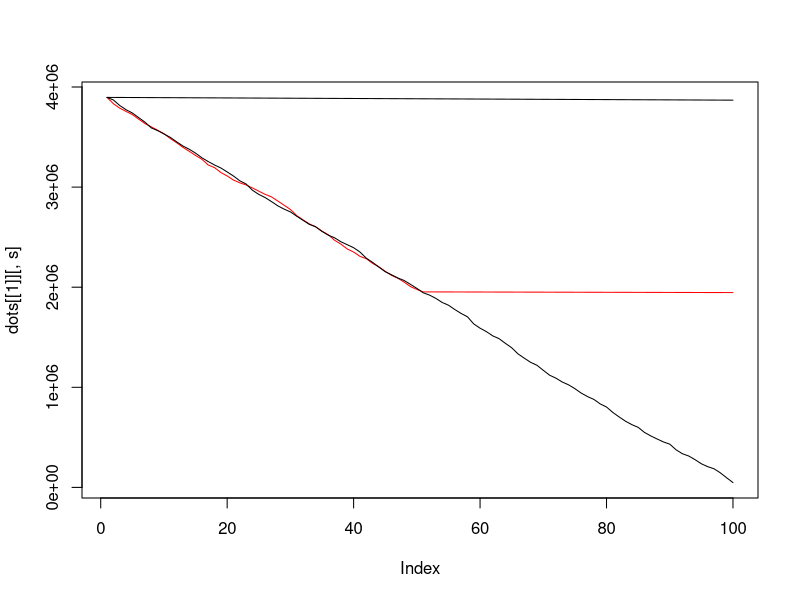
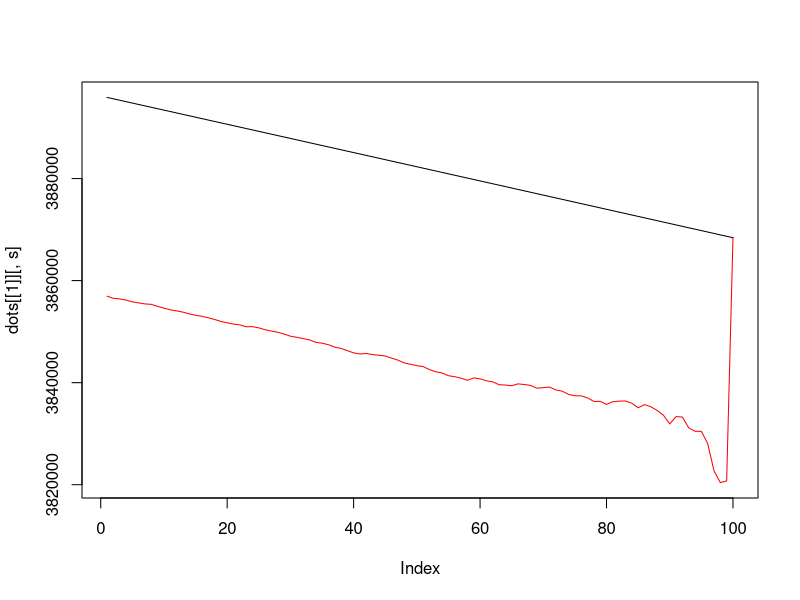

Source code (R) for these figures, in order:
initialise_parameters <- function(){
  params = list()
  params$time_steps = 100 #number of timesteps simulation will be run
  params$ecology_size = 250 #ecology array size (square dimension) to be broken up into regions and land parcels  
  params$region_num_x = 1 #numnber of regions in x
  params$region_num_y = 1 #numnber of regions in y
  params$region_num = params$region_num_x*params$region_num_y
  params$parcel_num_x = 10 #numnber of parcels in x
  params$parcel_num_y = 10 #numnber of parcels in x
  
  params$min_eco_val = 0  #minimum allowable ecological value of smallest ecological element (pixel)
  params$max_eco_val = 100 #maximum "   "     "           "
  params$min_initial_eco_val = 40 #minimum allowable initial ecological value of smallest ecological element (pixel)
  params$max_initial_eco_val = 80 #maximum "   "     "           "
  params$initial_eco_noise = 10 #how much initial variation in pixels per land parcel
  
  params$offset_multiplier = 1 #multiply developed parcel value by this value to determine value to offset
  params$max_developments = 1 #maximum number of developments per year 
  params$develop_every = 1  #how often the policy is implemented
  
  params$max_decline_rate = 0.0002 #max regional decline rate parameter used in logisitic equation
  params$offset_rate = 1e-10 #rate of improvement in land parcel after parcel is offset according to logisitic equation
  
  params$perform_offsets = TRUE
  params$offset_policy = 'save'
  params$parcel_selection_type = 'regional' #'regional' - select offset parcel from same region as developed parcel
                                            #'national' - select offset parcel from any region
  params$offset_selection_type = 'current' #'current' - use current value of offset parcel as offset metric
                                             #'predicted' - use predicted value (i.e. the value the parcel would attain if the parcel was offset) as offset metric
                                        
  params$predict_offset_mode = 'gains'       #'saved' - use final predicted value of saved parcel as offset metric
                                             #'gains' - use final predicted value of saved parcel relative to counterfactual as offset metric
  params$dev_val_type = 'current'         #'current' - use current value of development parcel to determine offset 
                                            #'predicted' - use predicted value (i.e. the value the parcel would attain if the parcel was NOT developed) to determine offset
  
  params$offset_action_type = 'match' #match - try to match offset parcel to the development value
                                      #sum - find the highest offset parcel then if there is any left over find the next highest etc. 

  params$region_dev_num = sample(1:params$max_developments, params$region_num, replace = T)   #number of developments that occur per region per development cycle
  if (params$region_num > 1){
    params$mean_decline_rates = -params$max_decline_rate*runif((params$region_num - 1))     #set up regions composed of land parcels with decline rates distributed according to the 
    params$mean_decline_rates = c(params$mean_decline_rates, params$max_decline_rate)
  } else {params$mean_decline_rates = -params$max_decline_rate}
  
  #specified mean (params$mean_decline_rates) and std dev (params$decline_rate_std)
  #params$decline_rate_std = 0.1*params$max_decline_rate*runif((params$region_num))
  params$decline_rate_std = 0.5*params$max_decline_rate
  return(params)
}

split_vector <- function(N, M, sd) {
  min_width = 3;
  vec <- rnorm(N, M/N, sd)
  if (abs(sum(vec)) < 0.01) vec <- vec + 1
  vec <- round(vec / sum(vec) * M)
  deviation <- M - sum(vec)
  for (. in seq_len(abs(deviation))) {
    vec[i] <- vec[i <- sample(N, 1)] + sign(deviation)
  }
  while (any(vec <= min_width)) {
    negs <- vec <= min_width
    pos  <- vec > min_width
    vec[negs][i] <- vec[negs][i <- sample(sum(negs), 1)] + 1
    vec[pos][i]  <- vec[pos ][i <- sample(sum(pos ), 1)] - 1
  }
  vec
}


initialise_shape_parcels <- function(params){
  parcels = list()
  parcel_num_x = params$parcel_num_x
  parcel_num_y = params$parcel_num_y
  parcel_vx = split_vector(parcel_num_x, params$ecology_size, 5)
  parcel_vy = split_vector(parcel_num_y, params$ecology_size, 5)
  
  pixel_indexes = 1:(params$ecology_size*params$ecology_size)
  dim(pixel_indexes) = c(params$ecology_size, params$ecology_size)
  land_parcels = mcell(pixel_indexes, parcel_vx, parcel_vy) #split the ecology array into a series of subarrays with dimensions sz_x by sz_y
  land_parcel_num = length(land_parcels$elements) #total number of parcels
  parcel_indexes = 1:land_parcel_num #index all parcels
  dim(parcel_indexes) = c(parcel_num_y, parcel_num_x) #arrange indicies into array with dimensions of land parcels
  region_vx = split_vector(params$region_num_x, parcel_num_x, 1) 
  region_vy = split_vector(params$region_num_y, parcel_num_y, 1)
  
  regions = mcell(parcel_indexes, region_vx, region_vy)
  
  region_num = length(regions$elements)
  parcels$land_parcel_num = land_parcel_num
  parcels$land_parcels = land_parcels$elements
  parcels$land_parcel_dims = land_parcels$dims
  parcels$regions = regions$elements
  parcels$region_dims = regions$dims
  parcels$region_num = region_num
  parcels$parcel_vx = parcel_vx
  parcels$parcel_vy = parcel_vy
  
  return(parcels)
}


initialise_index_object <- function(parcels){
  index_object = list()
  index_object$ind_available = parcels$regions
  index_object$break_flag = FALSE
  return(index_object)
}

initialise_ecology <- function(params, parcels){
  land_parcels = parcels$land_parcels
  land_parcel_num = parcels$land_parcel_num
  ecology_initial = matrix(1,params$ecology_size,params$ecology_size)
  
  for (s in 1:land_parcel_num){
    initial_parcel_value = params$min_initial_eco_val + (params$max_initial_eco_val - params$min_initial_eco_val - params$initial_eco_noise)*runif(1) 
    inds = parcels$land_parcels[[s]]
    dim(inds) = c(1, length(inds))
    ecology_initial[inds] = ecology_initial[inds]*initial_parcel_value
  }
  ecology_initial = ecology_initial + params$initial_eco_noise*matrix(runif(params$ecology_size*params$ecology_size),params$ecology_size,params$ecology_size)
  return(ecology_initial)
}

initialise_offset_object <- function(){
  object = list()
  object$current_parcel = list()
  object$current_parcel_vals = list()
  return(object)
}


mcell <- function(x, vx, vy){
  
  rowsizes = vy;
  colsizes = vx;
  rows = length(rowsizes);
  cols = length(colsizes);

  a = 1
  B = vector('list', rows*cols)
  colStart = 0
  for (i in 1:cols){
    rowStart = 0
    for (j in 1:rows){
      B[[a]] = x[rowStart+(1:rowsizes[j]), colStart+(1:colsizes[i])]
      rowStart = rowStart + rowsizes[j]
      a = a + 1
    }
    colStart = colStart + colsizes[i]
  }
  
  parcel = list()
  parcel$dims = c(length(vy), length(vx))
  parcel$elements = B
  return(parcel)
  
}  

ind2sub <- function(rows, ind){
  rw = ((ind-1) %% rows) + 1 
  cl = floor((ind-1) / rows) + 1
  loc = c(rw, cl)
  return(loc)
}

ecology_change_function <- function(pos_y, params, rate, t){
  mn = params$min_eco_val
  mx = params$max_eco_val
  t_sh = -1/rate * log( ((pos_y - mn)/(mx - pos_y)))
  ecology_change_function = mn + (mx - mn)/(1 + exp(-rate*( t - t_sh)))
}

ecology_change_function_vectorised <- function(parcel_vals, params, curve_rate, time_remaining){
  time_array = matrix(rep(time_remaining, length(parcel_vals)), ncol = length(parcel_vals))
  mn = params$min_eco_val
  mx = params$max_eco_val
  t_sh = -1/curve_rate * log( ((parcel_vals - mn)/(mx - parcel_vals)))
  t_sh_array = matrix(rep(t_sh, length(time_remaining)), ncol = length(time_remaining))
  t_sh_array <- t(t_sh_array)
  ecology_change_function = mn + (mx - mn)/(1 + exp(-curve_rate*( time_array - t_sh_array)))
}




build_decline_rates <- function(region_num, regions, params){
  decline_rates = vector('list', region_num)
  
  for (region_ind in 1:region_num){ 
    current_region = regions[[region_ind]]
    current_parcel_num = length(current_region)    
    decline_params = c(length(current_region), params$mean_decline_rates[region_ind], params$decline_rate_std) #params$decline_rate_std[region_ind])
    current_decline_rates = matrix(rnorm(decline_params[1], mean = decline_params[2], sd = decline_params[3]), ncol = ncol(current_region))
    decline_rates[[region_ind]] = current_decline_rates
  }
  return(decline_rates)
}


build_counterfactuals <- function(region_num, regions, params, decline_rates, land_parcels, ecology_initial, time_vec){
  elements = array(0, c(params$ecology_size, params$ecology_size, params$time_steps))
  for (region_ind in 1:region_num){ 
    current_parcel_pool = regions[[region_ind]]
    current_parcel_num = length(current_parcel_pool)    
    current_decline_rates = decline_rates[[region_ind]]
    
    for (parcel_ind in 1:current_parcel_num){
      current_parcel_ind = current_parcel_pool[parcel_ind]
      current_parcel = land_parcels[[current_parcel_ind]]
      current_dec_rate = current_decline_rates[parcel_ind]      
      predicted_traj = ecology_change_function_vectorised(ecology_initial[current_parcel], params, current_dec_rate, time_vec)
      for (pix_ind in 1:length(current_parcel)){
        loc = ind2sub(params$ecology_size, current_parcel[pix_ind])
        elements[loc[1], loc[2], 1:params$time_steps] = predicted_traj[, pix_ind]        
      }
    }
  }
  return(elements)
}

initialise_counterfactuals_vectorised <- function(params, parcels){
  counterfactuals = list() 
  ecology_initial <- initialise_ecology(params, parcels)
  
  region_num = parcels$region_num
  regions = parcels$regions
  land_parcels = parcels$land_parcels
  time_vec = 1:params$time_steps 
  
  decline_rates = build_decline_rates(parcels$region_num, parcels$regions, params)
  elements = build_counterfactuals(region_num, regions, params, decline_rates, land_parcels, ecology_initial, time_vec)
  final_ecology = elements[, , params$time_steps]
  final_parcel_vals = find_current_parcel_vals(parcels, final_ecology, 1:length(land_parcels))
  
  counterfactuals$final_parcel_vals = final_parcel_vals
  counterfactuals$final_ecology = final_ecology
  counterfactuals$elements = elements
  counterfactuals$decline_rates = decline_rates
  return(counterfactuals)
}




initialise_outputs <- function(params, counterfactuals, parcels){
  parcel_num_x = length(parcels$parcel_vx)
  parcel_num_y = length(parcels$parcel_vy)
  outputs = list()
  outputs$trajectories = counterfactuals$elements
  outputs$adjusted_counterfactuals = counterfactuals$elements
  outputs$parcel_sets = list()
  outputs$parcel_sets$dev_count = 1
  return(outputs)
  
}


update_development_object <- function(params, ind_available, parcels, yr, current_ecology, final_ecology){
  development_object = list()
  land_parcels = parcels$land_parcels
  parcel_index = ind_available[sample(1:length(ind_available), 1)]
  current_parcel = land_parcels[[parcel_index]]
  current_parcel_val = sum(current_ecology[current_parcel])
  if (params$dev_val_type == 'current'){
    parcel_val_to_use = current_parcel_val
  } else if (params$dev_val_type == 'predicted'){
    parcel_val_to_use= sum(final_ecology[current_parcel])
  }
  
  development_object$parcel_index = parcel_index
  development_object$current_parcel_val = current_parcel_val
  development_object$parcel_val_to_use = parcel_val_to_use
  development_object$current_parcel = current_parcel
  return(development_object)
}


update_index <- function(index_object, current_parcel_indexes, region_ind, params){
  
  ind_available = index_object$ind_available[[region_ind]]
  ind_available <- setdiff(ind_available, current_parcel_indexes) #remove development parcel from available list   
  if (length(ind_available) < params$region_dev_num[[region_ind]] ){   
    break_flag = TRUE
  } else {break_flag = FALSE}
  
  index_object$ind_available[[region_ind]] = ind_available
  index_object$break_flag = break_flag
  
  return(index_object)
  
}

write_development_trajectory <- function(trajectories, counterfactuals, development_object, current_ecology, params, yr){
  
  current_parcel = development_object$current_parcel
  dim(current_parcel) = c(1, length(current_parcel))
  for (pix_ind in current_parcel){
    loc = ind2sub(params$ecology_size, pix_ind)
    trajectories[loc[1], loc[2], (yr + 1):params$time_steps] = 0
  }   
  return(trajectories)
}


find_offset_pool <- function(index_object, region_ind, params, parcels, current_ecology, time_remaining, final_ecology){
  
  offset_pool = list()
  current_offset_pool = index_object$ind_available[[region_ind]]
  current_parcel_vals <- find_current_parcel_vals(parcels, current_ecology, current_offset_pool)
  
  if (params$offset_selection_type == 'predicted'){   #determine predicted offset parcel values for each remaining parcel
    parcel_vals_to_use <- predict_final_parcel_vals(parcels, current_offset_pool, current_ecology, params, params$offset_rate, time_remaining)
    if (params$predict_offset_mode == 'gains'){
      parcel_vals_to_use = parcel_vals_to_use - counterfactuals$final_parcel_vals[current_offset_pool]
    }
    
  } else if (params$offset_selection_type == 'current'){
    parcel_vals_to_use = current_parcel_vals
  }
  
  offset_pool$current_parcel_pool = current_offset_pool
  offset_pool$current_parcel_vals = current_parcel_vals
  offset_pool$parcel_vals_to_use = parcel_vals_to_use
    
  return(offset_pool)
}


predict_final_parcel_vals <- function(parcels, parcel_pool, current_ecology, params, curve_rate, time_remaining){
  
  land_parcels = parcels$land_parcels
  predicted_parcel_vals = array(0, length(parcel_pool))  
  predicted_parcel_trajs = predict_parcel_trajectories(parcels, parcel_pool, params, current_ecology, curve_rate, time_remaining)
  predicted_parcel_vals = predicted_parcel_trajs[, length(time_remaining)]                                  
  return(predicted_parcel_vals)  
  
}

predict_parcel_trajectories <- function(parcels, parcel_pool, params, current_ecology, curve_rate, time_remaining){
  
  land_parcels = parcels$land_parcels
  predicted_parcel_trajs = array(0, c(length(parcel_pool), length(time_remaining)))
  
  for (parcel_ind in 1:length(parcel_pool)){
    current_parcel_ind = parcel_pool[parcel_ind]
    current_parcel = land_parcels[[current_parcel_ind]]
    predicted_pixel_trajs = ecology_change_function_vectorised(current_ecology[current_parcel], params, curve_rate, time_remaining)
    predicted_parcel_trajs[parcel_ind, ] = rowSums(predicted_pixel_trajs)
  }
  
  return(predicted_parcel_trajs)
  
}

update_offset_object <- function(offset_pool, params, parcels, development_val, yr, current_ecology){      
  
  offset_object = list()
  current_offset_pool = offset_pool$current_parcel_pool
  parcel_vals_to_use = offset_pool$parcel_vals_to_use  
  land_parcels = parcels$land_parcels
  val_to_match = params$offset_multiplier*development_val
 
  parcel_vals_used = vector()
  parcel_indexes = vector()
  
  if (sum(parcel_vals_to_use)<val_to_match){
    offset_object$break_flag = TRUE
    return(offset_object)
  }  else {offset_object$break_flag = FALSE}
  
#  err = abs(val_to_match - parcel_vals_to_use)
#  best_ind = which(err == min(err))
#  parcel_indexes = current_offset_pool[best_ind]
  
  while (val_to_match > 0){
    err = val_to_match - parcel_vals_to_use
    if ( all(err > 0) ){
      max_ind = which(parcel_vals_to_use == max(parcel_vals_to_use))
      parcel_indexes = c(parcel_indexes, current_offset_pool[max_ind])
      parcel_vals_used = c(parcel_vals_used, parcel_vals_to_use[max_ind])
      val_to_match = val_to_match - parcel_vals_to_use[max_ind]     
      current_offset_pool = current_offset_pool[-max_ind]
      parcel_vals_to_use = parcel_vals_to_use[-max_ind]
    } else{
      max_ind = which(err == max(err[which(err <= 0)]))
      parcel_indexes = c(current_offset_pool[max_ind], parcel_indexes)
      parcel_vals_used = c(parcel_vals_used, parcel_vals_to_use[max_ind])
      break
    }
  }
  
  parcel_num = length(parcel_indexes)
  offset_object$current_parcels = list()
  offset_object$current_parcel_vals = array(0, parcel_num)
  
  for (parcel_ind in 1:parcel_num){
    current_parcel = land_parcels[[parcel_indexes[parcel_ind]]]
    offset_object$current_parcels[[parcel_ind]] = current_parcel
    offset_object$current_parcel_vals[parcel_ind] = sum(current_ecology[current_parcel])
  }  
  
  offset_object$current_parcel_indexes = parcel_indexes
  offset_object$parcel_vals_used = parcel_vals_used
  return(offset_object)  
}

write_null_offset_object <- function(){
  offset_object = list()
  offset_object$current_parcel_indexes = list()
  offset_object$current_parcel_vals = list()
  offset_object$parcel_vals_used = list()
  return(offset_object)
}



write_offset_trajectory_vectorised <- function(trajectories, offset_object, current_ecology, params, time_remaining, yr){
  current_parcels = offset_object$current_parcels
  offset_rate = params$offset_rate
  
  parcel_num = length(offset_object$current_parcels)
  for (parcel_ind in 1:parcel_num){
    current_parcel = current_parcels[[parcel_ind]]
    predicted_traj = ecology_change_function_vectorised(current_ecology[current_parcel], params, offset_rate, time_remaining)
    for (pix_ind in 1:length(current_parcel)){
      loc = ind2sub(params$ecology_size, current_parcel[pix_ind])
      trajectories[loc[1], loc[2], yr:params$time_steps] = predicted_traj[, pix_ind]        
    }
  }
  return(trajectories)
}


find_current_parcel_vals <- function(parcels, current_ecology, parcel_indexes){
  
  land_parcels = parcels$land_parcels
  parcel_num = length(parcel_indexes)
  current_parcel_vals = rep(0, parcel_num)
  
  for (s in 1:parcel_num){
    parcel_ind = parcel_indexes[s]
    current_parcel = land_parcels[[parcel_ind]]
    current_parcel_vals[s] = sum(current_ecology[current_parcel])
  }
  return(current_parcel_vals)
}





predict_parcels_vectorised <- function(region_ind, parcels, ind_available, current_ecology, params, time_remaining, final_ecology){
  
  offset_rate = params$offset_rate
  land_parcels = parcels$land_parcels
  predicted_parcel_vals = array(0, length(ind_available))
  
  for (s in 1:length(ind_available)){
    current_ind = ind_available[s]
    current_parcel = land_parcels[[current_ind]]
    predicted_trajs = ecology_change_function_vectorised(current_ecology[current_parcel], params, offset_rate, time_remaining)
    predicted_parcel_vals[s] = sum(predicted_trajs[nrow(predicted_trajs), ])
  }
  
  return(predicted_parcel_vals)
  
}




find_parcel_trajectory <- function(parcels, parcel_ind, params, trajectories){
  land_parcels = parcels$land_parcels
  current_parcel = land_parcels[[parcel_ind]]
  parcel_traj = array(0, params$time_steps)
  
  for (yr in 1:params$time_steps){ #determine net regional offsets, net regional development_losses
    current_slice = trajectories[ , , yr]
    parcel_traj[yr] = sum(current_slice[current_parcel])
  }
  return(parcel_traj)
}


find_parcel_trajectories <- function(parcels, parcel_indexes, params, trajectories){
  land_parcels = parcels$land_parcels
  parcel_trajs = array(0, c(length(parcel_indexes), params$time_steps))
  
  for (parcel_ind in 1:length(parcel_indexes)){
    current_ind = parcel_indexes[parcel_ind]
    parcel_trajs[parcel_ind, ] = find_parcel_trajectory(parcels, current_ind, params, trajectories)
  }
  
  if (length(parcel_indexes) == 1){
    dim(parcel_trajs) = c(length(parcel_trajs), 1)
  }
  
  return(parcel_trajs)
}

write_parcel_sets <- function(parcel_sets, dev_count, yr, region_ind, development_object, offset_object){
  parcel_set = list()
  parcel_set$yr = yr
  parcel_set$region = region_ind
  parcel_set$developed_parcel = development_object$parcel_index
  parcel_set$dev_val = development_object$current_parcel_val
  parcel_set$offset_parcels = offset_object$current_parcel_indexes
  parcel_set$offset_vals = offset_object$current_parcel_vals
  
  parcel_sets[[dev_count]] = parcel_set
  #print(c(parcel_sets[[dev_count]], yr, dev_count))  
  return(parcel_sets)
}



plot_outs <- function(...){
  
  dots = list(...)
  plot_params = dots[[length(dots)]]
  graphics.off()
  plot_num = length(dots) - 1
  A = 1:plot_params[3]
  dim(A) = c(plot_params[1], plot_params[2])
  layout(A)
  ymaxs = array(0, plot_num)
  ymins = array(0, plot_num)
  for (s in 1:(length(dots) - 1)){
    ymaxs[s] = max(dots[[s]])
    ymins[s] = min(dots[[s]])
  }
  ymax = max(ymaxs)
  ymin = min(ymins)
  for (s in 1:plot_params[3]){
    plot(dots[[1]][, s], type = 'l', col = 'red', ylim = c(ymin, ymax))
    if (plot_num > 1){
      for (t in 2:plot_num){
        lines(dots[[t]][, s],  ylim = c(ymin, ymax))
      }
    } 
  }
}





calc_diffs <- function(parcel_list, trajectories, params, parcels, counterfactuals){
  
  outputs = list()
  true_change = array(0, c(params$ecology_size, params$ecology_size, params$time_steps)) 
  traj_rel_to_initial = true_change
  initial_rel_to_counter = true_change

  offset_rate = params$offset_rate
  land_parcels = parcels$land_parcels
  
  for (yr in 1:params$time_steps){
    
    for (parcel_ind in (parcel_list[[yr]])){
      current_parcel = land_parcels[[parcel_ind]]
      for (pix_ind in current_parcel){
        loc = ind2sub(params$ecology_size, pix_ind)
        initial_val = trajectories[loc[1], loc[2], yr]
        current_trajectory = trajectories[loc[1], loc[2], yr:params$time_steps]
        true_change[loc[1], loc[2], yr:params$time_steps] = current_trajectory - counterfactuals$elements[loc[1], loc[2], yr:params$time_steps]       
        traj_rel_to_initial[loc[1], loc[2], yr:params$time_steps] = current_trajectory - initial_val
        initial_rel_to_counter[loc[1], loc[2], yr:params$time_steps] = initial_val - counterfactuals$elements[loc[1], loc[2], yr:params$time_steps]     
      }
    }
  }
  
  outputs$true_change = true_change
  outputs$traj_rel_to_initial = traj_rel_to_initial
  outputs$initial_rel_to_counter = initial_rel_to_counter
  return(outputs)
  
}









sum_parcels <- function(time_steps, parcels, trajectories){
  
  land_parcel_num = length(parcels$land_parcels)
  land_parcels = parcels$land_parcels
  parcel_sums = array(0, c(land_parcel_num, time_steps))
  
  for (yr in 1:time_steps){ #determine net regional offsets, net regional development_losses
    current_slice = trajectories[ , , yr]
    
    for (parcel_ind in 1:land_parcel_num){   
      current_parcel = land_parcels[[parcel_ind]]
      parcel_sums[parcel_ind, yr] = sum(current_slice[current_parcel])
    }
  }

return(parcel_sums)

}


sum_regions <- function(time_steps, parcel_sums, parcels){
  
  region_num = parcels$region_num
  regions = parcels$regions
  region_sums = array(0, c(time_steps, region_num))
  for (yr in 1:time_steps){ #determine net regional offsets, net regional development_losses
    current_slice = parcel_sums[, yr]
    for (region_ind in 1:region_num){ #number of regions  
      current_region = regions[[region_ind]]
      region_sums[yr, region_ind] = sum(current_slice[current_region])    
    }
  }
  return(region_sums)
}



find_sums <- function(time_steps, parcels, trajectories){
  object = list()
  object$parcel_sums = sum_parcels(time_steps, parcels, trajectories)
  object$region_sums = sum_regions(time_steps, object$parcel_sums, parcels)
  object$net_sums = rowSums(object$region_sums)
  return(object)
}
  




view_individual_offsets <- function(parcel_set, parcels, params, trajectories, counterfactuals){
  assess_object = list()
  offset_yr = parcel_set$yr
  developed_parcel = parcel_set$developed_parcel
  offset_parcels = parcel_set$offset_parcels
  dev_trajectory = find_parcel_trajectory(parcels, developed_parcel, params, trajectories)
  dev_counterfactual = find_parcel_trajectory(parcels, developed_parcel, params, counterfactuals$elements)
  
  offset_trajectories = find_parcel_trajectories(parcels, offset_parcels, params, trajectories)
  
  offset_counterfactuals = find_parcel_trajectories(parcels, offset_parcels, params, counterfactuals$elements)
  
  if (length(offset_parcels) > 1){
    offset_sum = colSums(offset_trajectories)
    offset_counter_sum = colSums(offset_counterfactuals)
  } else {
    offset_sum = offset_trajectories
    offset_counter_sum = offset_counterfactuals
  }
  
  assess_object$dev_trajectory = dev_trajectory
  assess_object$offset_trajectories = offset_trajectories
  
  graphics.off()
  mx = max(c(dev_trajectory, offset_sum))
  plot(assess_object$dev_trajectory, type = 'l', ylim = c(0, mx))
  lines((offset_sum - offset_counter_sum), col = 'red', ylim = c(0, mx))
  lines((offset_sum), ylim = c(0, mx))
  lines(dev_counterfactual, ylim = c(0, mx))
  lines(offset_counter_sum, ylim = c(0, mx))
  chk = (offset_sum[params$time_steps] - offset_counter_sum[params$time_steps])/(params$offset_multiplier*dev_counterfactual[params$time_steps])
  print(chk)
  return(assess_object)
}



perform_offset_routine <- function(){
  
  offset_pool <- find_offset_pool(index_object, region_ind, params, parcels, current_ecology, time_remaining, counterfactuals$final_ecology)
  offset_object <- update_offset_object(offset_pool, params, parcels, development_object$parcel_val_to_use, yr, current_ecology)                  
  if (offset_object$break_flag == TRUE){
    break
  }
  
  outputs$trajectories = write_offset_trajectory_vectorised(outputs$trajectories, offset_object, current_ecology, params, time_remaining, yr)         
  index_object = update_index(index_object, offset_object$current_parcel_indexes, region_ind, params)           
  if (index_object$break_flag == TRUE){
    break
  }
  outputs$parcel_sets <- write_parcel_sets(outputs$parcel_sets, dev_count, yr, region_ind, development_object, offset_object)
  
}

find_current_develop_num <- function(params, region_ind){
  current_develop_num = params$region_dev_num[region_ind]
  return(current_develop_num)
}

calc_trajectories <- function(params, outputs, parcels, index_object, counterfactuals, perform_offsets){
  dev_count = 1;
  for (yr in 1:params$time_steps){      #main time loop    
    time_remaining = 0:(params$time_steps - yr) 
    current_ecology = outputs$trajectories[ , , yr]
    
    if (yr%%params$develop_every == 0 && yr < params$time_steps){
      
      for (region_ind in 1:parcels$region_num){
        
        current_develop_num <- find_current_develop_num(params, region_ind)
        outputs$adjusted_counterfactuals <- update_counterfactuals(outputs$adjusted_counterfactuals, index_object$ind_available[[region_ind]], current_develop_num, parcels$land_parcels, yr)
          
        if (current_develop_num > 0){
          for (dev_index in 1:current_develop_num){    #loop over the number of possible developments           
            if (length(index_object$ind_available[[region_ind]]) < 1){
              break
            }
            
            development_object <- update_development_object(params, index_object$ind_available[[region_ind]], parcels, yr, current_ecology, counterfactuals$final_ecology)
            outputs$trajectories <- write_development_trajectory(outputs$trajectories, counterfactuals, development_object, current_ecology, params, yr)     
            index_object <- update_index(index_object, development_object$parcel_index, region_ind, params)      
            if (index_object$break_flag == TRUE){
              break
            } 
            
            if (perform_offsets == TRUE){
              offset_pool <- find_offset_pool(index_object, region_ind, params, parcels, current_ecology, time_remaining, counterfactuals$final_ecology)
              offset_object <- update_offset_object(offset_pool, params, parcels, development_object$parcel_val_to_use, yr, current_ecology)                  
              if (offset_object$break_flag == TRUE){
                break
              }
              if (params$offset_policy == 'managed'){
                outputs$trajectories = write_offset_trajectory_vectorised(outputs$trajectories, offset_object, current_ecology, params, time_remaining, yr)
              }
              
              index_object = update_index(index_object, offset_object$current_parcel_indexes, region_ind, params)           
              if (index_object$break_flag == TRUE){
                break
              }               
            } else {offset_object <- write_null_offset_object()}
            
            outputs$parcel_sets <- write_parcel_sets(outputs$parcel_sets, dev_count, yr, region_ind, development_object, offset_object)
            dev_count = dev_count + 1;
            
          }
          
        } 
      }
    }
    print(yr)
  }
  
  return(outputs)
}

update_counterfactuals <- function(adjusted_counterfactuals, current_parcel_set, current_develop_num, land_parcels, yr){
  current_parcel_num = length(current_parcel_set)
  current_prob = current_develop_num/current_parcel_num
  current_slice = adjusted_counterfactuals[, , yr]
  for (parcel_ind in current_parcel_set){
    current_parcel = land_parcels[[parcel_ind]]
    current_slice[current_parcel] = (1 - current_prob)*current_slice[current_parcel]
  }
  adjusted_counterfactuals[, , yr] = current_slice
  return(adjusted_counterfactuals)
}


collate_parcel_sets <- function(parcel_sets, params){
  parcels_object = list()
  offset_parcels = vector('list', params$time_steps)
  offset_vals = vector('list', params$time_steps)
  offset_parcels_total = vector()
  offset_vals_total = vector()
  developed_parcels = vector('list', params$time_steps)
  for (dev_ind in 1:length(parcel_sets)){
    yr = parcel_sets[[dev_ind]]$yr
    offset_parcels[[yr]] = c(offset_parcels[[yr]], parcel_sets[[dev_ind]]$offset_parcels)
    offset_vals[[yr]] = c(offset_vals[[yr]], parcel_sets[[dev_ind]]$offset_vals)
    offset_parcels_total = c(offset_parcels_total, parcel_sets[[dev_ind]]$offset_parcels)
    offset_vals_total = c(offset_vals_total, parcel_sets[[dev_ind]]$offset_vals)
    developed_parcels[[yr]] = c(developed_parcels[[yr]], parcel_sets[[dev_ind]]$developed_parcel)
  }
  parcels_object$offset_parcels = offset_parcels
  parcels_object$offset_vals = offset_vals
  parcels_object$developed_parcels = developed_parcels
  parcels_object$offset_vals_total = offset_vals_total
  parcels_object$offset_parcels_total = offset_parcels_total
  return(parcels_object)
}



graphics.off()
params <- initialise_parameters()
parcels <- initialise_shape_parcels(params)
index_object <- initialise_index_object(parcels)
counterfactuals <- initialise_counterfactuals_vectorised(params, parcels)
outputs <- initialise_outputs(params, counterfactuals, parcels)

outputs_offsets_off <- calc_trajectories(params, outputs, parcels, index_object, counterfactuals, perform_offsets = FALSE)
outputs_offsets_on <- calc_trajectories(params, outputs, parcels, index_object, counterfactuals, perform_offsets = TRUE)

parcels_object_offsets_off <- collate_parcel_sets(outputs_offsets_off$parcel_sets, params)
parcels_object_offsets_on <- collate_parcel_sets(outputs_offsets_on$parcel_sets, params)

offsets_off_trajectory_sums <- find_sums(params$time_steps, parcels, outputs_offsets_off$trajectories)
offsets_on_trajectory_sums <- find_sums(params$time_steps, parcels, outputs_offsets_on$trajectories)
counterfactual_sums <- find_sums(params$time_steps, parcels, counterfactuals$elements)
adjusted_counterfactual_sums_offsets_on <- find_sums(params$time_steps, parcels, outputs_offsets_on$adjusted_counterfactuals)
adjusted_counterfactual_sums_offsets_off <- find_sums(params$time_steps, parcels, outputs_offsets_off$adjusted_counterfactuals)

plot_params = c(params$region_num_x, params$region_num_y, parcels$region_num)
plot_outs(offsets_on_trajectory_sums$region_sums, offsets_off_trajectory_sums$region_sums, counterfactual_sums$region_sums, plot_params)

plot_outs(adjusted_counterfactual_sums_offsets_off$region_sums, counterfactual_sums$region_sums, plot_params)

#offset_outs <- calc_diffs(parcels_object$offset_parcels, outputs$trajectories, params, parcels, counterfactuals)
#development_outs <- calc_diffs(parcels_object$developed_parcels, outputs$trajectories, params, parcels, counterfactuals)

# net_outs = list();
# net_outs$traj_rel_to_initial = development_outs$traj_rel_to_initial + offset_outs$traj_rel_to_initial
# net_outs$initial_rel_to_counter = development_outs$initial_rel_to_counter + offset_outs$initial_rel_to_counter
# net_outs$true_change = development_outs$true_change + offset_outs$true_change
# 
# trajectory_sums <- find_sums(params$time_steps, parcels, outputs$trajectories)
# offset_absolute_sums <- find_sums(params$time_steps, parcels, offset_outs$offset_trajectories)
# counterfactual_sums <- find_sums(params$time_steps, parcels, counterfactuals$elements)
# development_absolute_sums <- find_sums(params$time_steps, parcels, offset_outs$offset_trajectories)
# 
# true_offset_gains <- find_sums(params$time_steps, parcels, offset_outs$true_change)
# true_development_losses <- find_sums(params$time_steps, parcels, development_outs$true_change)
# 
# plot_params = c(params$region_num_x, params$region_num_y, parcels$region_num)
# #plot_outs(true_offset_gains$region_sums, true_development_losses$region_sums, plot_params)
# 
# plot_outs(trajectory_sums$region_sums, counterfactual_sums$region_sums, true_development_losses$region_sums, plot_params)

# offset_traj_rel_to_initial <- find_sums(params$time_steps, parcels, offset_outs$traj_rel_to_initial)
# avoided_degradation <- find_sums(params$time_steps, parcels, offset_outs$initial_rel_to_counter)

# development_traj_rel_to_initial <- find_sums(params$time_steps, parcels, development_outs$traj_rel_to_initial)
# dev_initial_rel_to_counter <- find_sums(params$time_steps, parcels, development_outs$initial_rel_to_counter)
# 
# net_true_change <- find_sums(params$time_steps, parcels, net_outs$true_change)
# net_traj_rel_to_initial <- find_sums(params$time_steps, parcels, net_outs$traj_rel_to_initial)
# net_initial_rel_to_counter <- find_sums(params$time_steps, parcels, net_outs$initial_rel_to_counter)
#  

# 
# plot_outs(true_offset_gains$region_sums[1:6, ], avoided_degradation$region_sums[1:6, ], offset_traj_rel_to_initial$region_sums[1:6, ], plot_params)
# 
# 
# plot_outs(net_true_change$region_sums[1:6, ], net_traj_rel_to_initial$region_sums[1:6, ], net_initial_rel_to_counter$region_sums[1:6, ], plot_params)
# 
# plot_outs(net_impacts$region_sums[1:6, ], true_offset_gains$region_sums[1:6, ], development_true_losses$region_sums[1:6, ], plot_params)
# 
# plot_outs(net_true_change$region_sums[1:6, ], net_traj_rel_to_initial$region_sums[1:6, ], net_initial_rel_to_counter$region_sums[1:6, ], plot_params)
# 
# test_ind = sample(length(parcels$land_parcels), 6)
# plot_outs(net_true_change$parcel_sums[test_ind, ], net_traj_rel_to_initial$parcel_sums[test_ind, ], net_initial_rel_to_counter$parcel_sums[test_ind, ], plot_params)


#test_ind = sample(length(outputs$parcel_sets), 1)

#a <- view_individual_offsets(outputs$parcel_sets[[test_ind]], parcels, params, outputs$trajectories, counterfactuals)




#plot_outs(true_offset_gains$parcel_sums[1:6, ], avoided_degradation$parcel_sums[1:6, ], offset_traj_rel_to_initial$parcel_sums[1:6, ], plot_params)

# 
# parcel_sums = sum_parcels(params$time_steps, parcels, outputs$trajectories)
# parcel_avoided_degradation = sum_parcels(params$time_steps, parcels, offset_outs$avoided_degredation)
# parcel_offset_gain_rel_to_current = sum_parcels(params$time_steps, parcels, offset_outs$offset_gain_rel_to_current)
# parcel_true_offset_gains = sum_parcels(params$time_steps, parcels, offset_outs$true_offset_gains)








# parcel_sum <- function(time_steps, parcels, parcel_ind, trajectories){
#   
#   land_parcels = parcels$land_parcels
#   parcel_trajectory = array(0, time_steps)
#   
#   current_parcel = land_parcels[[parcel_ind]]
#   
#   for (yr in 1:time_steps){ #determine net regional offsets, net regional development_losses
#     current_trajectory = trajectories[ , , yr]
#     parcel_trajectory[yr] = sum(current_trajectory[current_parcel])
#   }
#   return(parcel_sums)
# }










#par(mfrow = c(2, 3))
#par(cex = 0.6)
#par(mar = c(0, 0, 0, 0), oma = c(4, 4, 0.5, 0.5))
#par(tcl = -0.25)
#par(mgp = c(2, 0.6, 0))
#for (i in 1:6) {
#plot(1, axes = FALSE, type = "n")
#mtext(letters[i], side = 3, line = -1, adj = 0.1, cex = 0.6,
#col = "grey40")
#if (i %in% c(4, 5, 6))
#axis(1, col = "grey40", col.axis = "grey20", at = seq(0.6, 1.2, 0.2))
#if (i %in% c(1, 4))
#    axis(2, col = "grey40", col.axis = "grey20", at = seq(0.6,1.2, 0.2))
#box(col = "grey60")
#}
#mtext("x axis", side = 1, outer = TRUE, cex = 0.7, line = 2.2,col = "grey20")
#mtext("y axis", side = 2, outer = TRUE, cex = 0.7, line = 2.2,col = "grey20")



# 
# initialise_square_parcels <- function(params){
#   parcels = list()
#   pixel_indexes = 1:(params$ecology_size*params$ecology_size)
#   dim(pixel_indexes) = c(params$ecology_size, params$ecology_size)
#   land_parcels = matcell(pixel_indexes, c(params$parcel_num_y, params$parcel_num_x)) #split the ecology array into a series of subarrays with dimensions sz_x by sz_y
#   parcel_num_y = land_parcels$dims[1]
#   parcel_num_x = land_parcels$dims[2]
#   land_parcel_num = length(land_parcels$elements) #total number of parcels
#   parcel_indexes = 1:land_parcel_num #index all parcels
#   dim(parcel_indexes) = c(parcel_num_y, parcel_num_x) #arrange indicies into array with dimensions of land parcels
#   region_size_x = ceiling(parcel_num_x/params$region_num_x)
#   region_size_y = ceiling(parcel_num_y/params$region_num_y)
#   regions = matcell(parcel_indexes, c(region_size_y, region_size_x))
#   region_num = length(regions$elements)
#   parcels$land_parcel_num = land_parcel_num
#   parcels$land_parcels = land_parcels$elements
#   parcels$land_parcel_dims = land_parcels$dims
#   parcels$regions = regions$elements
#   parcels$region_dims = regions$dims
#   parcels$region_num = region_num
#   return(parcels)
# }
# 
# 
# 
# 
# find_region <- function(parcels, parcel_ind){
#   region_num = parcels$region_num
#   regions = parcels$regions
#   for (s in 1:region_num){
#     if (any(regions[[s]] == parcel_ind)){
#       region_index = s
#       break
#     }
#     
#   }
#   return(region_index)
# }
# 
# write_trajectory <- function(outputs, current_parcel, current_ecology, params, time_remaining, yr){
#   
#   min_eco_val = params$min_eco_val
#   max_eco_val = params$max_eco_val
#   offset_rate = params$offset_rate
#   dim(current_parcel) = c(1, length(current_parcel))
#   
#   for (pix_ind in current_parcel){
#     loc = ind2sub(params$ecology_size, pix_ind)  
#     current_trajectory = ecology_change_function(current_ecology[pix_ind], params, offset_rate, time_remaining)
#     outputs$avoided_losses[loc[1], loc[2], yr:params$time_steps] = current_ecology[pix_ind]
#     counterfactual = counterfactuals$elements[loc[1], loc[2], yr:params$time_steps]            
#   }
#   return(outputs)
#   
# }
# 
# 
# write_current_value <- function(A, current_parcel, current_ecology, params, yr){
#   current_array = matrix(0, params$ecology_size, params$ecology_size)
#   current_array[current_parcel] = current_ecology[current_parcel]
#   A[, , yr] = A[, , yr] + current_array
#   return(A)
# }
# 
# plot_outputs <- function(sums1, sums2, params){
#   
#   graphics.off()
#   A = 1:parcels$region_num
#   dim(A) = c(params$region_num_x, params$region_num_y)
#   layout(A)
#   ymax = max(cbind(sums1, sums2))
#   ymin = min(cbind(sums1, sums2))
#   
#   for (s in 1:params$region_num){
#     plot(sums1[ , s], type = 'l', ylim = c(ymin, ymax))
#     lines(sums2[ , s], col = 'red', ylim = c(ymin, ymax))
#   }
#   
#   #mtext(plot_type, side = 3, line = -2, outer = TRUE)
# }
# 
# matcell <- function(x, tilesize){
#   
#   sz = c(nrow(x), ncol(x))
#   A = vector('list', 2)
#   for (s in 1:2){
#     dm = sz[s]
#     T = min(dm, tilesize[s])
#     nn = floor( dm / T ) 
#     resid = dm %% tilesize[s]
#     if (resid == 0 ) {
#       A[[s]]=c(rep(1, nn)*T)
#     } else A[[s]]=c(rep(1, nn)*T,resid)
#   }
#   
#   rowsizes = A[[1]]
#   colsizes = A[[2]]
#   rows = length(rowsizes)
#   cols = length(colsizes)
#   B = vector('list', rows*cols)
#   
#   rowStart = 0
#   
#   a = 1  
#   for (i in 1:rows){
#     colStart = 0
#     for (j in 1:cols){
#       B[[a]] = x[colStart+(1:colsizes[j]), rowStart+(1:rowsizes[i])]
#       colStart = colStart + colsizes[j]
#       a = a + 1
#     }
#     rowStart = rowStart + rowsizes[i]
#   }
#   
#   parcel = list()
#   parcel$dims = c(length(A[[1]]), length(A[[2]]))
#   parcel$elements = B
#   return(parcel)
# }
# 


# sum_regions <- function(time_steps, parcels, trajectories){
#   
#   region_num = parcels$region_num
#   land_parcels = parcels$land_parcels
#   regions = parcels$regions
#   region_sums = array(0, c(time_steps, region_num))
#   
#   for (yr in 1:time_steps){ #determine net regional offsets, net regional development_losses
#     current_slice = trajectories[ , , yr]
#     
#     for (region_ind in 1:region_num){ #number of regions  
#       
#       current_region = regions[[region_ind]]
#       current_parcel_num = length(current_region)
#       current_region_sum = 0
#       
#       for (parcel_ind in current_region){ 
#         current_parcel = land_parcels[[parcel_ind]]
#         current_region_sum = current_region_sum + sum(current_slice[current_parcel])
#       }
#       region_sums[yr, region_ind] = current_region_sum
#     }
#   }
#   return(region_sums)
# }

# select_offset_pool <- function(region_ind, offset_object, params, parcels, development_object, index_object, current_parcel_vals, predicted_parcel_vals, predict_flag){
#   
#   ind_available = index_object$ind_available
#   
#   region_num = parcels$region_num
#   regions = parcels$regions
#   parcel_selection_type = params$parcel_selection_type 
#   offset_selection_type = params$offset_selection_type
#   offset_value_type = params$offset_value_type
#   development_parcel_ind = development_object$parcel_index
#   development_parcel_val = development_object$parcel_val
#   
#   #if (parcel_selection_type == 'regional'){        
#   #  for (s in 1:region_num){
#   #    if (any(regions[[s]] == development_parcel_ind)) {
#   #      current_offset_pool = intersect(regions[[s]], ind_available)                                        
#   #      break
#   #    }
#   #  }
#   #} else if (parcel_selection_type == 'national'){ 
#   #  current_offset_pool = ind_available
#   #}
#   
#   if (length(current_offset_pool) < 1 ){   
#     offset_object$break_flag = TRUE
#     return(offset_object)
#   } else {offset_object$break_flag = FALSE}
#   
#   return(current_offset_pool)
# }


# determine_offset_index <- function(params, parcels, development_object, ind_available){
#   region_num = parcels$region_num
#   regions = parcels$regions
#   if (params$parcel_selection_type == 'regional') {
#     for (s in 1:region_num){
#       if ( any(regions[[s]] == development_object$parcel_ind )) {
#         current_offset_pool = intersect(regions[[s]], ind_available)
#         break
#       }
#     }
#   } else if (params$parcel_selection_type == 'national'){
#     current_offset_pool = ind_available
#   }
#   return(current_offset_pool)  
# }
# 

# 
# initialise_parcel_sets <- function(params){
#   parcel_sets = vector('list', params$time_steps)
#   for (yr in 1:params$time_steps){
#     parcel_sets[[yr]] = list()
#   }
#   return(parcel_sets)
# }
# 
# determine_devs <- function(development_object, params, parcels){
#   
#   outputs = list()
#   parcel_list = development_object$parcel_list
#   development_losses = array(0, c(params$ecology_size, params$ecology_size, params$time_steps)) 
#   static_losses = development_losses
#   dev_initial_rel_to_counter = development_losses
#   current_parcels = development_object$current_parcels
#   offset_rate = params$offset_rate
#   land_parcels = parcels$land_parcels
#   for (yr in 1:params$time_steps){
#     
#     for (parcel_ind in (parcel_list[[yr]])){
#       current_parcel = land_parcels[[parcel_ind]]
#       for (pix_ind in current_parcel){
#         loc = ind2sub(params$ecology_size, pix_ind)
#         current_val = counterfactuals$elements[loc[1], loc[2], yr]
#         development_losses[loc[1], loc[2], yr:params$time_steps] = counterfactuals$elements[loc[1], loc[2], yr:params$time_steps]
#         static_losses[loc[1], loc[2], yr:params$time_steps] = current_val
#         dev_initial_rel_to_counter[loc[1], loc[2], yr:params$time_steps] = current_val - counterfactuals$elements[loc[1], loc[2], yr:params$time_steps]
#       }
#     }
#   }
#   outputs$development_losses = development_losses
#   outputs$static_losses = static_losses
#   outputs$dev_initial_rel_to_counter = dev_initial_rel_to_counter
#   return(outputs)
# }
# 
# 
# determine_offs <- function(object, trajectories, params, parcels){
#   
#   outputs = list()
#   parcel_list = object$parcel_list
#   offset_trajectories = array(0, c(params$ecology_size, params$ecology_size, params$time_steps)) 
#   true_offset_gains = offset_trajectories
#   offset_gain_rel_to_current = offset_trajectories
#   avoided_degredation = offset_trajectories
#   current_parcels = object$current_parcels
#   offset_rate = params$offset_rate
#   land_parcels = parcels$land_parcels
#   
#   for (yr in 1:params$time_steps){
#     
#     for (parcel_ind in (parcel_list[[yr]])){
#       current_parcel = land_parcels[[parcel_ind]]
#       for (pix_ind in current_parcel){
#         loc = ind2sub(params$ecology_size, pix_ind)
#         current_val = trajectories[loc[1], loc[2], yr]
#         current_trajectory = trajectories[loc[1], loc[2], yr:params$time_steps]
#         offset_trajectories[loc[1], loc[2], yr:params$time_steps] = current_trajectory
#         true_offset_gains[loc[1], loc[2], yr:params$time_steps] = current_trajectory - counterfactuals$elements[loc[1], loc[2], yr:params$time_steps]
#         offset_gain_rel_to_current[loc[1], loc[2], yr:params$time_steps] = current_trajectory - current_val
#         avoided_degredation[loc[1], loc[2], yr:params$time_steps] = current_val - counterfactuals$elements[loc[1], loc[2], yr:params$time_steps]
#         
#       }
#     }
#   }
#   
#   outputs$offset_trajectories = offset_trajectories
#   outputs$true_offset_gains = true_offset_gains
#   outputs$offset_gain_rel_to_current = offset_gain_rel_to_current
#   outputs$avoided_degredation = avoided_degredation
#   return(outputs)
#   
# }


# 
# 
# 
# 
# write_offset_trajectory <- function(trajectories, offset_object, current_ecology, params, time_remaining, yr){
#   current_parcels = offset_object$current_parcels
#   offset_rate = params$offset_rate
#   
#   parcel_num = length(offset_object$current_parcels)
#   for (parcel_ind in 1:parcel_num){
#     current_parcel = current_parcels[[parcel_ind]]
#     dim(current_parcel) = c(1, length(current_parcel))
#     for (pix_ind in current_parcel){
#       loc = ind2sub(params$ecology_size, pix_ind)
#       current_val = current_ecology[pix_ind]
#       current_trajectory = ecology_change_function(current_val, params, offset_rate, time_remaining)
#       trajectories[loc[1], loc[2], yr:params$time_steps] = current_trajectory        
#     }
#   }
#   return(trajectories)
# }

# find_current_parcel_value <- function(parcels, parcel_ind, current_ecology){
#   inds = parcels$land_parcels[[parcel_ind]]
#   parcel_val = sum(current_ecology[inds])
#   return(parcel_val)
# }

# find_predicted_parcel_value <- function(parcels, parcel_ind, trajectories){
#   inds = parcels$land_parcels[[parcel_ind]]
#   final_ecology = trajectories[, , params$time_steps]
#   parcel_val = sum(final_ecology[inds])
#   return(parcel_val)
# }

# predict_parcels <- function(region_ind, parcels, ind_available, current_ecology, params, time_remaining, final_ecology){
#   
#   offset_rate = params$offset_rate
#   land_parcels = parcels$land_parcels
#   predicted_parcel_vals = array(0, length(ind_available))
#   
#   for (s in 1:length(ind_available)){
#     current_ind = ind_available[s]
#     current_parcel = land_parcels[[current_ind]]
#     predicted_offset_parcel = array(0, length(current_parcel))
#     parcel_pix_ind = 1
#     for (pix_ind in current_parcel){
#       current_val = current_ecology[pix_ind]
#       predicted_pixel_trajectory = ecology_change_function(current_val, params, offset_rate, time_remaining)
#       if (params$predict_offset_mode == 'gains'){ 
#         counterfactual_val = final_ecology[pix_ind]
#         predicted_offset_parcel[parcel_pix_ind] = predicted_pixel_trajectory[length(predicted_pixel_trajectory)] - counterfactual_val
#       } else if (params$predict_offset_mode == 'saved'){
#         predicted_offset_parcel[parcel_pix_ind] = predicted_pixel_trajectory[length(predicted_pixel_trajectory)]
#       }
#       parcel_pix_ind <- parcel_pix_ind + 1
#     }     
#     predicted_parcel_vals[s] = sum(predicted_offset_parcel)
#   }
#   return(predicted_parcel_vals)
#   
# }


# 
# initialise_counterfactuals <- function(params, parcels){
#   counterfactuals = list() 
#   ecology_initial <- initialise_ecology(params, parcels)
#   
#   region_num = parcels$region_num
#   regions = parcels$regions
#   land_parcels = parcels$land_parcels
#   current_ecology = ecology_initial
#   time_vec = 1:params$time_steps 
#   elements = array(0, c(params$ecology_size, params$ecology_size, params$time_steps))
#   decline_rates = vector('list', region_num)
#   
#   for (region_ind in 1:region_num){
#     
#     current_region = regions[[region_ind]]
#     current_parcel_num = length(current_region)    
#     decline_params = c(length(current_region), params$mean_decline_rates[region_ind], params$decline_rate_std) #params$decline_rate_std[region_ind])
#     current_decline_rates = matrix(rnorm(decline_params[1], mean = decline_params[2], sd = decline_params[3]), ncol = ncol(current_region))
#     decline_rates[[region_ind]] = current_decline_rates
#     parcel_inds = current_region
#     dim(parcel_inds) = c(1, current_parcel_num)
#     
#     for (parcel_count in 1:current_parcel_num){
#       parcel_ind = parcel_inds[parcel_count]
#       current_parcel = land_parcels[[parcel_ind]]
#       current_dec_rate = current_decline_rates[parcel_count]      
#       for (pix_ind in current_parcel){      
#         loc <- ind2sub(params$ecology_size, pix_ind)
#         elements[loc[1], loc[2], ] = ecology_change_function(current_ecology[pix_ind], params, current_dec_rate, time_vec)
#       }
#     }
#   }
#   final_ecology = elements[, , params$time_steps]
#   final_parcel_vals = find_current_parcel_vals(parcels, final_ecology, 1:length(land_parcels))
#   
#   counterfactuals$final_parcel_vals = final_parcel_vals
#   counterfactuals$final_ecology = final_ecology
#   counterfactuals$elements = elements
#   counterfactuals$decline_rates = decline_rates
#   return(counterfactuals)
# }
